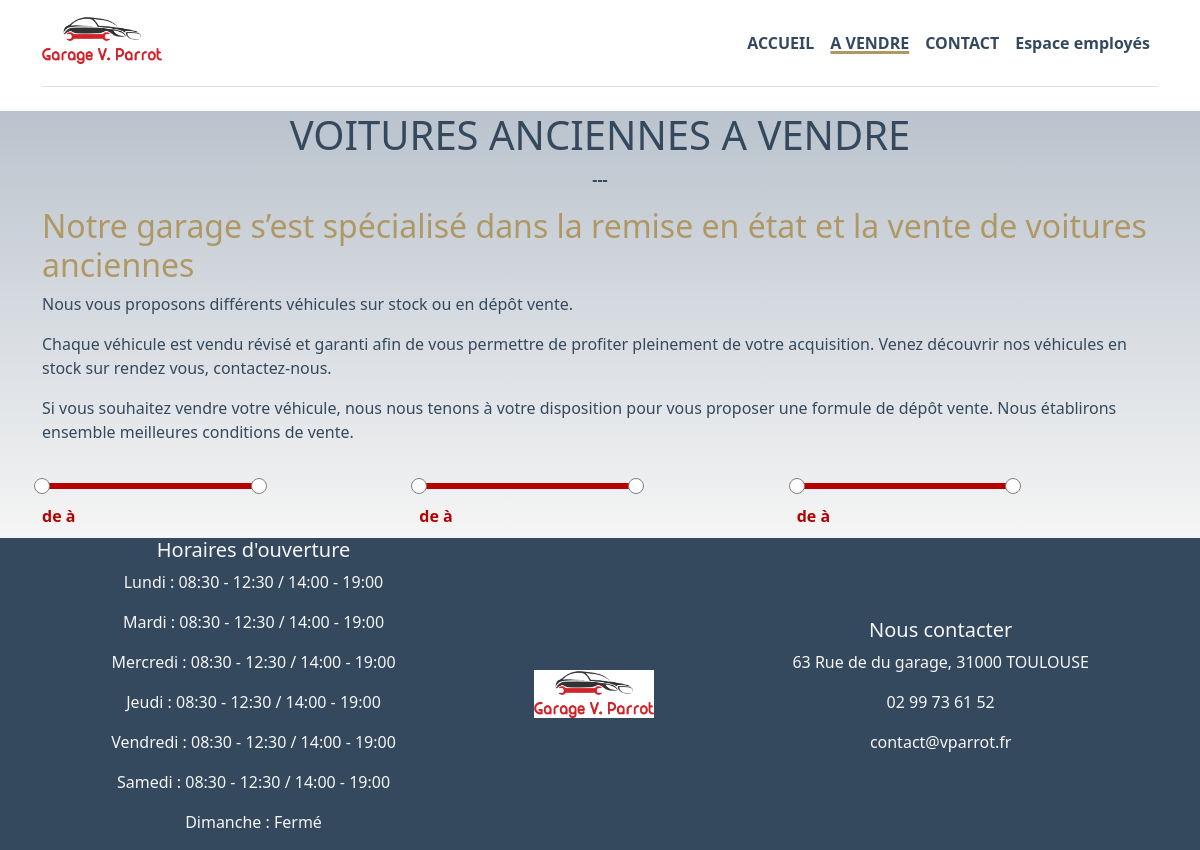
The app's page /?controller=annonces&action=list with its own data.
### tables this page shows
CREATE TABLE Timetable
(id_day INT AUTO_INCREMENT PRIMARY KEY NOT NULL,
day VARCHAR(50) NOT NULL,
ouverture_am VARCHAR(50),
fermeture_am VARCHAR(50),
ouverture_pm VARCHAR(50),
fermeture_pm VARCHAR(50)
);

### configDb.php (called while the page is built)
<?php
return [
  'db_name' => 'garage_parrot',
  'db_user' => 'root',
  'db_password' => '',
  'db_port' => '3306',
  'db_host' => 'localhost'
];

### App/Db/Mysql.php (called while the page is built, shortened)
<?php
class Mysql {
    private $db_name;
    private $db_user;
    private $db_password;
    private $db_port;
    private $db_host;
    private $pdo = null;
    private static $_instance = null;
    private function __construct()
    {
      $conf = require_once ('./configDb.php');
      if(isset($conf['db_name'])) {
        $this->db_name = $conf['db_name'];
      }
      if(isset($conf['db_user'])) {
        $this->db_user = $conf['db_user'];
      }
      if(isset($conf['db_password'])) {
        $this->db_password = $conf['db_password'];
      }
      if(isset($conf['db_port'])) {
        $this->db_port = $conf['db_port'];
      }
      if(isset($conf['db_host'])) {
        $this->db_host = $conf['db_host'];
      }
    }
    public static function getInstance():self
    {
      if(is_null(self::$_instance)) {
      self::$_instance = new Mysql();
      }
      return self::$_instance;
    }
    public function getPDO():\PDO
    {
      if(is_null($this->pdo)){
        $this->pdo = new \PDO('mysql:dbname=' . $this->db_name . ';charset=utf8;host=' . $this->db_host.':'.$this->db_port, $this->db_user, $this->db_password);
    }
      return $this->pdo;
    }
}

### App/Repository/Repository.php (called while the page is built, shortened)
<?php
class Repository
{
    public function __construct()
    {
        $mysql = Mysql::getInstance();
        $this->pdo = $mysql->getPDO();
    }
}

### App/Repository/TimetableRepository.php (called while the page is built, shortened)
<?php
require_once('./App/Entity/Timetable.php');
class TimetableRepository extends Repository
{
  public function getTimeTable(): array
  {
    $sql = "SELECT * FROM `Timetable` ORDER BY id_day";
    $query = $this->pdo->prepare($sql);
    $query->execute();
    $response = $query->fetchAll($this->pdo::FETCH_ASSOC);
    $listdayTimetable = [];
    foreach ($response as $dayTimetable) {
      $timeTable = new Timetable($dayTimetable['id_day'], $dayTimetable['ouverture_am'], $dayTimetable['fermeture_am'], $dayTimetable['ouverture_pm'], $dayTimetable['fermeture_pm'], $dayTimetable['day']);
      $listdayTimetable[] = $timeTable;
    };
    return $listdayTimetable;
  }
}

### index.php (called while the page is built, shortened)
<?php
require_once __DIR__.'/App/Controller/AnnonceController.php';
require_once __DIR__.'/App/Db/Mysql.php';
$controller = new Controller();
$controller->route();
?>

### App/Entity/Timetable.php (called while the page is built, shortened)
<?php
Class Timetable
{
  protected string $ouvertureAm;
  protected string $fermetureAm;
  protected string $ouverturePm;
  protected string $fermeturePm;
  protected string $day;
  public function __construct(int $idDay, string $ouvertureAm,string $fermetureAm, string $ouverturePm,string $fermeturePm, string $day)
  {
    $this->ouvertureAm = $ouvertureAm;
    $this->fermetureAm = $fermetureAm;
    $this->ouverturePm = $ouverturePm;
    $this->fermeturePm = $fermeturePm;
    $this->day = $day;
}
public function getTimetableFormated():string
{
  if($this->ouvertureAm == 'Fermé') {
    if($this->ouverturePm == 'Fermé') {
      return $dayTimetable = $this->day.' : Fermé';
    } else {
      return $dayTimetable = $this->day.' : Fermé /'.$this->ouverturePm.' - '.$this->fermeturePm;
    }
  } else {
    if($this->ouverturePm == 'Fermé') {
    return $dayTimetable = $this->day.' : '.$this->ouvertureAm.' - '.$this->fermetureAm.' / Fermé';
  } elseif ($this->ouverturePm == 'Continue'){
    return $dayTimetable = $this->day.' : '.$this->ouvertureAm.' - '.$this->fermeturePm;
  } else {
    return $dayTimetable = $this->day.' : '.$this->ouvertureAm.' - '.$this->fermetureAm.' / '.$this->ouverturePm.' - '.$this->fermeturePm;
  }
}
}
}

### templates/template/timetable.php (the view)
<?php foreach ($listTimeTable as $timeTable) { ?>
 <p><?=$timeTable->getTimetableFormated()?></p>
<?php } ?>

### records on screen
timetable: $timeTable->getTimetableFormated() "Lundi : 08:30 - 12:30 / 14:00 - 19:00"
timetable: $timeTable->getTimetableFormated() "Mardi : 08:30 - 12:30 / 14:00 - 19:00"
timetable: $timeTable->getTimetableFormated() "Mercredi : 08:30 - 12:30 / 14:00 - 19:00"
timetable: $timeTable->getTimetableFormated() "Jeudi : 08:30 - 12:30 / 14:00 - 19:00"
timetable: $timeTable->getTimetableFormated() "Vendredi : 08:30 - 12:30 / 14:00 - 19:00"
timetable: $timeTable->getTimetableFormated() "Samedi : 08:30 - 12:30 / 14:00 - 19:00"
timetable: day "Dimanche : Fermé"
